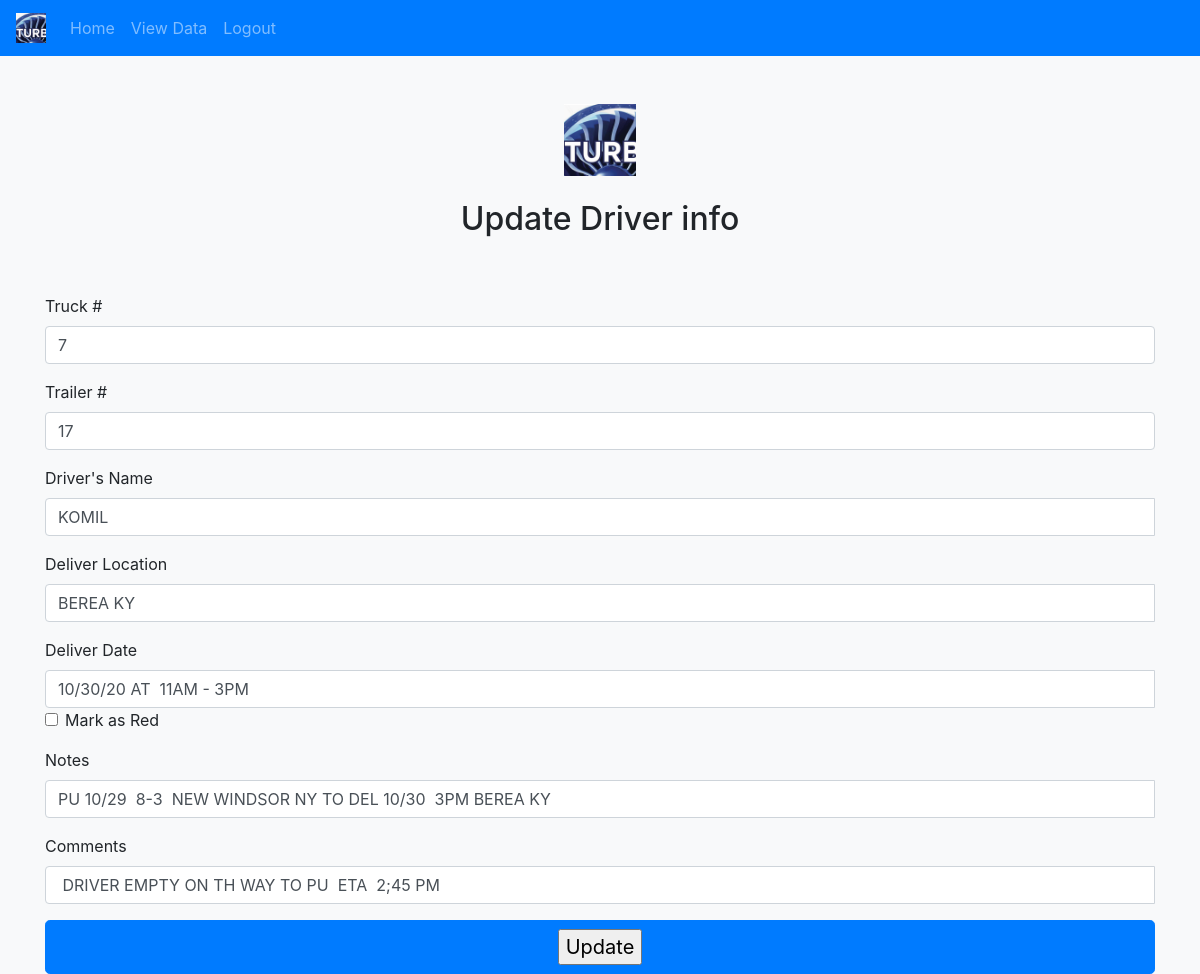
The page /edit.php?id=4 (signed in) on the database its author committed.
### tables this page shows
CREATE TABLE `drivers` (
  `id` int(11) NOT NULL,
  `truck` int(10) DEFAULT NULL,
  `trailer` int(10) DEFAULT NULL,
  `driver_name` varchar(50) DEFAULT NULL,
  `delivery_location` varchar(50) NOT NULL,
  `delivery_date` varchar(50) NOT NULL,
  `notes` varchar(200) NOT NULL,
  `login_id` int(11) DEFAULT NULL,
  `today_red` varchar(5) NOT NULL,
  `comments` varchar(200) NOT NULL,
  `updated` varchar(50) NOT NULL
);

### edit.php (the view, shortened to what this page needs)
<?php
include_once("connection.php");
		?>
<?php
$id = $_GET['id'];
$result = mysqli_query($mysqli, "SELECT * FROM drivers WHERE id=$id");
while($res = mysqli_fetch_array($result))
{
	$truck = $res['truck'];
  $trailer = $res['trailer'];
  $driver_name = $res['driver_name'];
  $delivery_location = $res['delivery_location'];
  $delivery_date = $res['delivery_date'];
  $notes = $res['notes'];
  $comments = $res['comments'];
}
?>
<!doctype html>
<html lang="en">
  <head>
    <link rel="stylesheet" href="https://cdn.jsdelivr.net/npm/bootstrap@4.5.3/dist/css/bootstrap.min.css">
  </head>
  <nav class="navbar navbar-expand-lg navbar-dark bg-primary">
  <a class="navbar-brand" href="#">
  <img src="images/logo.jpg" width="30" height="30" class="d-inline-block align-top" alt="" loading="lazy">
  </a>
  <div class="collapse navbar-collapse" id="navbarNavAltMarkup">
    <div class="navbar-nav">
      <a class="nav-link" href="index.php">Home</a>
      <a class="nav-link" href="view.php">View Data</a>
      <a class="nav-link" href="logout.php">Logout</a>
    </div>
  </div>
</nav>
  <body class="bg-light">
    <div class="container">
  <div class="py-5 text-center">
    <img class="d-block mx-auto mb-4" src="images/logo.jpg" alt="" width="72" height="72">
    <h2>Update Driver info</h2>
  </div>
  <div class="row">
    <div class="container-md  ">
      <form action="edit.php" method="post" name="form1" class="needs-validation" >
        <div class="mb-3">
          <label for="username">Truck #</label>
          <div class="input-group">
            <input type="text" name="truck" class="form-control" value="<?php echo $truck;?>">
          </div>
        </div>
        <div class="mb-3">
          <label for="email">Trailer #</label>
          <input type="text" name="trailer"  class="form-control" value="<?php echo $trailer;?>">
        </div>
        <div class="mb-3">
          <label for="username">Driver's Name</label>
          <div class="input-group">
            <input type="text" name="driver_name" class="form-control" value="<?php echo $driver_name;?>">
          </div>
        </div>
        <div class="mb-3">
          <label for="username">Deliver Location</label>
          <div class="input-group">
            <input type="text" name="delivery_location" class="form-control" value="<?php echo $delivery_location;?>">
          </div>
        </div>
        <div class="mb-3">
          <label for="username">Deliver Date</label>
          <div class="input-group" >
            <input type="text" name="delivery_date" class="form-control" value="<?php echo $delivery_date;?>">
          </div>
          <div class="form-check">
            <input class="form-check-input" name="today"  type="checkbox" value="1" id="defaultCheck1">
              <label class="form-check-label" for="defaultCheck1">
                Mark as Red
              </label>
          </div>
        </div>
        <div class="mb-3">
          <label for="username">Notes</label>
          <div class="input-group">
            <input type="text" name="notes" class="form-control" value="<?php echo $notes;?>">
          </div>
        </div>
        <div class="mb-3">
          <label for="username">Comments</label>
          <div class="input-group">
            <input type="text" name="comments" class="form-control" value="<?php echo $comments;?>">
          </div>
        </div>
        <button class="btn btn-primary btn-lg btn-block" type="submit"><input type="hidden" name="id" value=<?php echo $_GET['id'];?>>
				<input type="submit" name="update" value="Update"></button>
      </form>
    </div>
  </div>
</body>
</html>

### rows shown on the page
drivers: truck "7", trailer "17", driver_name "KOMIL", delivery_location "BEREA KY", delivery_date "10/30/20 AT 11AM - 3PM", notes "PU 10/29 8-3 NEW WINDSOR NY TO DEL 10/30 3PM BEREA KY", comments "DRIVER EMPTY ON TH WAY TO PU ETA 2;45 PM"
